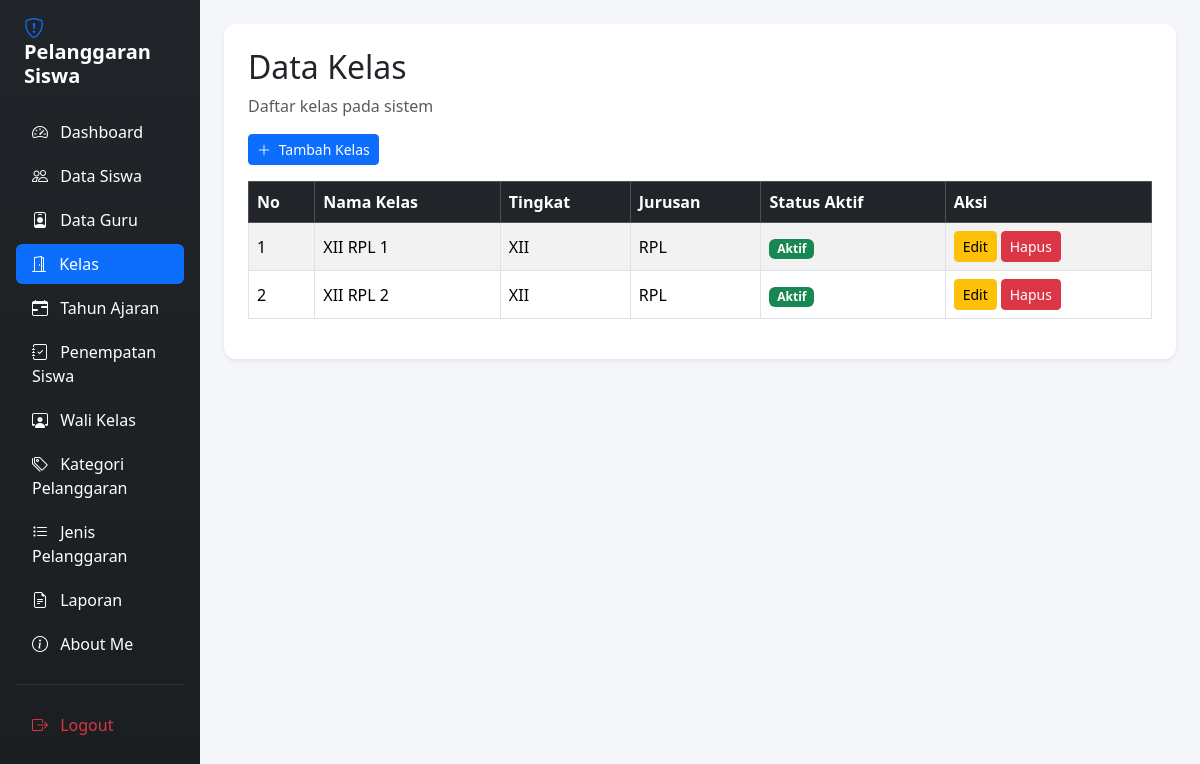
Screenshot of /kelas.php (signed in) with the database file from the repository.
### tables this page shows
CREATE TABLE `t_kelas` (
  `id` int(11) NOT NULL,
  `nama` varchar(100) DEFAULT NULL,
  `tingkat` varchar(20) NOT NULL,
  `jurusan` varchar(100) NOT NULL,
  `status_aktif` tinyint(1) NOT NULL,
  `created_at` timestamp NOT NULL DEFAULT current_timestamp(),
  `updated_at` timestamp NOT NULL DEFAULT current_timestamp()
);

### kelas.php (the view, shortened to what this page needs)
<?php
include "config/koneksi.php";
$sql = "SELECT * FROM t_kelas ORDER BY nama ASC";
$query = mysqli_query($koneksi, $sql);
?>
<!DOCTYPE html>
<html lang="id">
<head>
    <link href="https://cdn.jsdelivr.net/npm/bootstrap@5.3.3/dist/css/bootstrap.min.css"
          rel="stylesheet">
    <link href="https://cdn.jsdelivr.net/npm/bootstrap-icons@1.11.3/font/bootstrap-icons.min.css"
          rel="stylesheet">
    <link href="https://cdn.datatables.net/2.3.4/css/dataTables.bootstrap5.min.css"
          rel="stylesheet">
</head>
<body>
<div class="container-fluid">
    <div class="row">
        <div class="col-md-3 col-lg-2 sidebar min-vh-100 p-3">
            <h4 class="text-white mb-4 fw-bold fs-5 px-2">
                <i class="bi bi-shield-exclamation text-primary me-2"></i> Pelanggaran Siswa
            </h4>
            <?php if ($_SESSION['role'] == 'admin') { ?>
            <ul class="nav nav-pills flex-column gap-1">
                <li class="nav-item">
                    <a href="dashboard.php"
                       class="nav-link text-white">
                        <i class="bi bi-speedometer2 me-2"></i> Dashboard
                    </a>
                </li>
                <li class="nav-item">
                    <a href="data_siswa.php"
                       class="nav-link text-white">
                        <i class="bi bi-people me-2"></i> Data Siswa
                    </a>
                </li>
                <li class="nav-item">
                    <a href="data_guru.php"
                       class="nav-link text-white">
                        <i class="bi bi-person-badge me-2"></i> Data Guru
                    </a>
                </li>
                <li class="nav-item">
                    <a href="kelas.php"
                       class="nav-link active">
                        <i class="bi bi-door-open me-2"></i> Kelas
                    </a>
                </li>
                <li class="nav-item">
                    <a href="tahun_ajaran.php"
                       class="nav-link text-white">
                        <i class="bi bi-calendar-range me-2"></i> Tahun Ajaran
                    </a>
                </li>
                <li class="nav-item">
                    <a href="penepatan_siswa.php"
                       class="nav-link text-white">
                        <i class="bi bi-journal-check me-2"></i> Penempatan Siswa
                    </a>
                </li>
                <li class="nav-item">
                    <a href="wali_kelas.php"
                       class="nav-link text-white">
                        <i class="bi bi-person-workspace me-2"></i> Wali Kelas
                    </a>
                </li>
                <li class="nav-item">
                    <a href="kategori_pelanggaran.php"
                       class="nav-link text-white">
                        <i class="bi bi-tags me-2"></i> Kategori Pelanggaran
                    </a>
                </li>
                <li class="nav-item">
                    <a href="jenis_pelanggaran.php"
                       class="nav-link text-white">
                        <i class="bi bi-list-task me-2"></i> Jenis Pelanggaran
                    </a>
                </li>
                <li class="nav-item">
                    <a href="laporan.php"
                       class="nav-link text-white">
                        <i class="bi bi-file-earmark-text me-2"></i> Laporan
                    </a>
                </li>
                <li class="nav-item">
                    <a href="aboutme.php"
                       class="nav-link text-white">
                        <i class="bi bi-info-circle me-2"></i> About Me
                    </a>
                </li>
                <hr class="text-secondary my-3">
                <li class="nav-item">
                    <a href="logout.php"
                       class="nav-link text-danger">
                        <i class="bi bi-box-arrow-right me-2"></i> Logout
                    </a>
                </li>
            </ul>
            <?php } ?>
        </div>
        <main class="col-md-9 col-lg-10 p-4">
            <div class="card shadow-sm p-4 bg-white">
                <h2>Data Kelas</h2>
                <p class="text-muted">
                    Daftar kelas pada sistem
                </p>
                <?php if ($_SESSION['role'] == 'admin') { ?>
                <div class="mb-3">
                    <a href="tambah_kelas.php"
                       class="btn btn-primary btn-sm">
                        <i class="bi bi-plus-lg me-1"></i> Tambah Kelas
                    </a>
                </div>
                <?php } ?>
                <div class="table-responsive">
                    <table id="tabelKelas"
                           class="table table-bordered table-striped table-hover w-100 align-middle">
                        <thead class="table-dark">
                            <tr>
                                <th>No</th>
                                <th>Nama Kelas</th>
                                <th>Tingkat</th>
                                <th>Jurusan</th>
                                <th>Status Aktif</th>
                                <th>Aksi</th>
                            </tr>
                        </thead>
                        <tbody>
                        <?php
                        $no = 1;
                        while ($kelas = mysqli_fetch_assoc($query)) {
                        ?>
                            <tr>
                                <td>
                                    <?= $no++; ?>
                                </td>
                                <td>
                                    <?= htmlspecialchars($kelas['nama'] ?? ''); ?>
                                </td>
                                <td>
                                    <?= htmlspecialchars($kelas['tingkat'] ?? ''); ?>
                                </td>
                                <td>
                                    <?= htmlspecialchars($kelas['jurusan'] ?? ''); ?>
                                </td>
                                <td>
                                    <?php if (isset($kelas['status_aktif']) && $kelas['status_aktif'] == 1) { ?>
                                        <span class="badge bg-success">Aktif</span>
                                    <?php } else { ?>
                                        <span class="badge bg-secondary">Tidak Aktif</span>
                                    <?php } ?>
                                </td>
                                <td>
                                    <?php if ($_SESSION['role'] == 'admin') { ?>
                                    <div class="d-flex gap-1">
                                        <a
                                            href="edit_kelas.php?id=<?= urlencode((string)$kelas['id']); ?>"
                                            class="btn btn-warning btn-sm">
                                            Edit
                                        </a>
                                        <a
                                            href="hapus_kelas.php?id=<?= urlencode((string)$kelas['id']); ?>"
                                            class="btn btn-danger btn-sm"
                                            onclick="return confirm('Yakin ingin menghapus kelas ini?');">
                                            Hapus
                                        </a>
                                    </div>
                                    <?php } else { ?>
                                        <span class="text-muted">-</span>
                                    <?php } ?>
                                </td>
                            </tr>
                        <?php } ?>
                        </tbody>
                    </table>
                </div>
            </div>
        </main>
    </div>
</div>
</body>
</html>

### kelas.php (style rules this page uses)
body { background-color: #f4f6f9; }
.nav-link { transition: all 0.3s ease; border-radius: 6px; }
.nav-link:hover, .nav-link.active { background-color: #0d6efd !important; color: white !important; padding-left: 15px; }
#tabelKelas th, #tabelKelas td { vertical-align: middle; }
.card { border: none; border-radius: 12px; }
.sidebar { background: linear-gradient(180deg, #212529 0%, #1a1e21 100%); }

### rows the page displays
t_kelas: nama "XII RPL 1", tingkat "XII", jurusan "RPL", status_aktif "Aktif"
t_kelas: nama "XII RPL 2", tingkat "XII", jurusan "RPL", status_aktif "Aktif"
